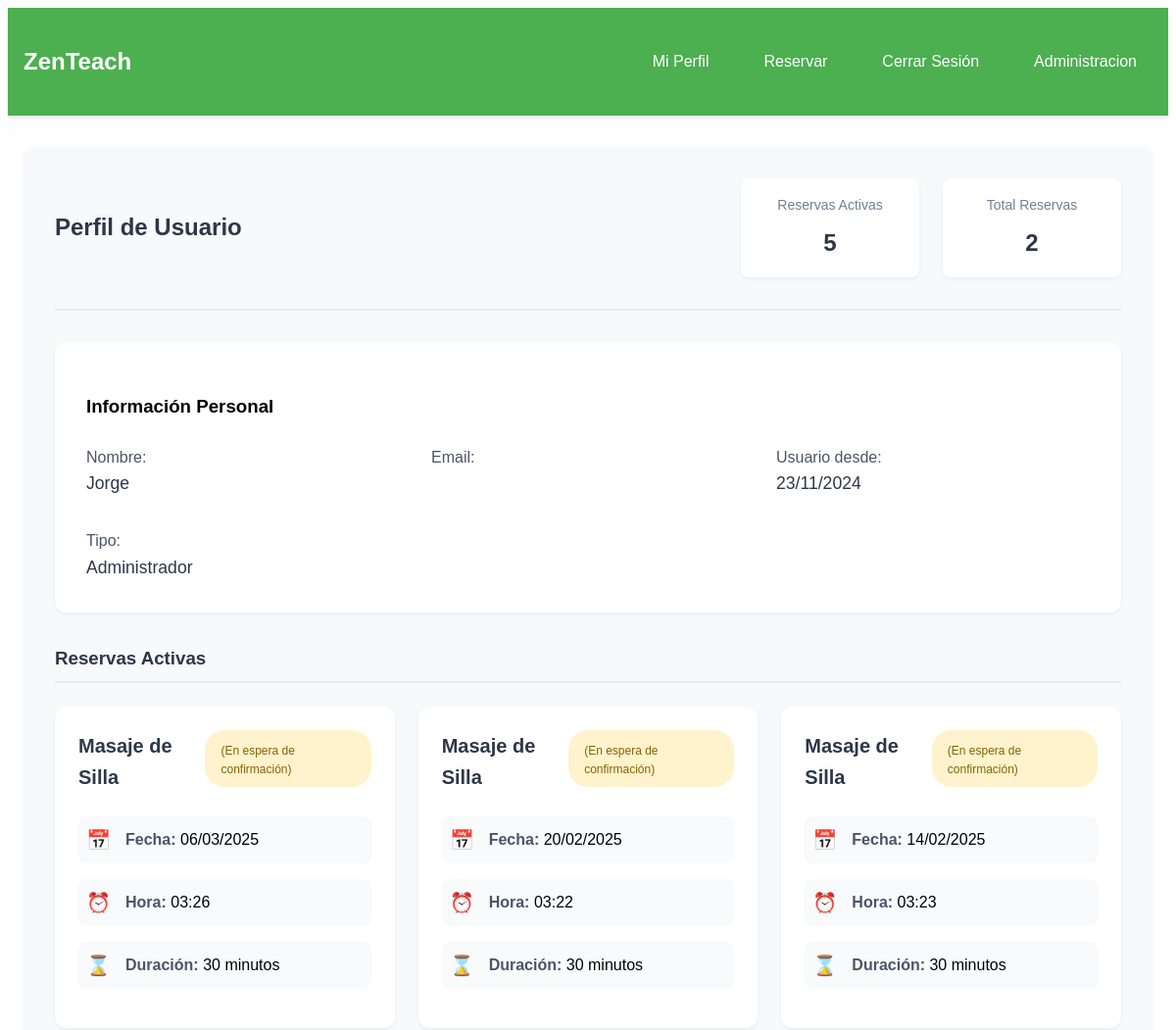
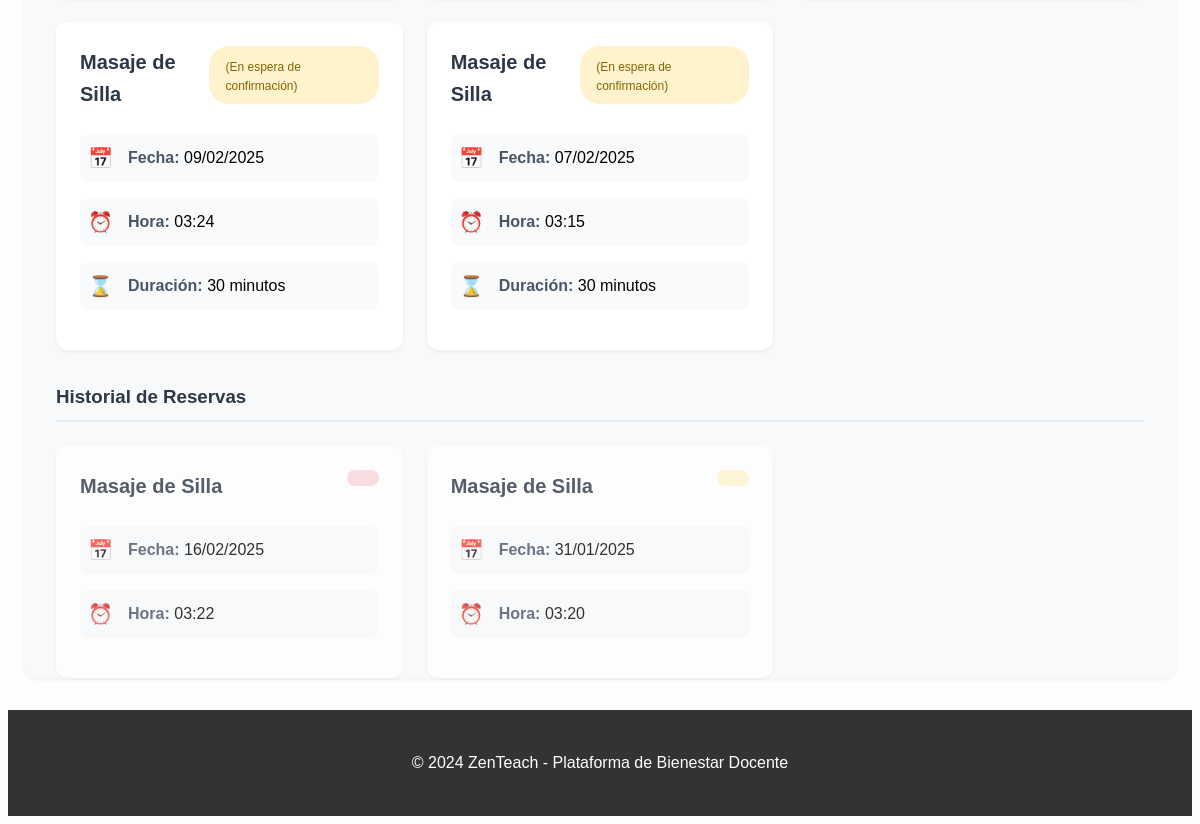
Screenshot of /perfil/ (signed in) with the database file from the repository (2 pictures, top to bottom).
### core/models.py (models this page shows, shortened)
class Usuario(AbstractUser):
    TIPO_USUARIO = (
        ('docente', 'Docente'),
        ('admin', 'Administrador')
    )
    tipo = models.CharField(max_length=10, choices=TIPO_USUARIO, default='docente')
    fecha_registro = models.DateTimeField(auto_now_add=True)

class Reserva(models.Model):
    usuario = models.ForeignKey(Usuario, on_delete=models.CASCADE, related_name='reservas')
    servicio = models.ForeignKey(Servicio, on_delete=models.CASCADE, related_name='reservas')
    fecha_hora = models.DateTimeField()
    estado = models.CharField(max_length=10, default='pendiente')
    creada = models.DateTimeField(auto_now_add=True)
    class Meta:
        verbose_name = "Reserva"
        verbose_name_plural = "Reservas"
        ordering = ['-fecha_hora']

class Servicio(models.Model):
    nombre = models.CharField(max_length=100)
    descripcion = models.TextField()
    duracion = models.IntegerField(help_text="Duración en minutos")
    precio = models.DecimalField(max_digits=10, decimal_places=2)
    activo = models.BooleanField(default=True)
    class Meta:
        verbose_name = "Servicio"
        verbose_name_plural = "Servicios"

### core/views.py (the view)
# urls.py: path('perfil/', views.profile, name='profile'),
@login_required
def profile(request):
    now = timezone.now()
    todas_reservas = Reserva.objects.filter(
        usuario=request.user
    ).select_related('servicio').order_by('-fecha_hora')
    reservas_activas = [reserva for reserva in todas_reservas if reserva.fecha_hora >= now and reserva.estado in ['pendiente', 'confirmada']]
    historial_reservas = [reserva for reserva in todas_reservas if reserva.fecha_hora < now or reserva.estado == 'cancelada']
    estadisticas = {
        'total_reservas': len(todas_reservas),
        'reservas_pendientes': sum(1 for r in reservas_activas if r.estado == 'pendiente'),
        'reservas_confirmadas': sum(1 for r in reservas_activas if r.estado == 'confirmada'),
        'reservas_completadas': sum(1 for r in reservas_activas if r.estado == 'confirmada'),
        'reservas_canceladas': sum(1 for r in todas_reservas if r.estado == 'cancelada'),
        'proxima_reserva': next((r for r in reservas_activas if r.fecha_hora > now), None),
        'servicios_favoritos': Servicio.objects.filter(
            reservas__usuario=request.user
        ).annotate(
            num_reservas=Count('reservas')
        ).order_by('-num_reservas')[:3]
    }
    context = {
        'user': request.user,
        'reservas_activas': reservas_activas,
        'historial_reservas': historial_reservas,
        'estadisticas': estadisticas,
        'ahora': now
    }
    return render(request, 'core/profile.html', context)

### templates/core/profile.html (shortened to what this page needs)
{% extends 'base.html' %}
{% block content %}
<div class="profile-container">
    <div class="profile-header">
        <h2>Perfil de Usuario</h2>
        <div class="profile-stats">
            <div class="stat-item">
                <span class="stat-label">Reservas Activas</span>
                <span class="stat-value">{{ reservas_activas|length }}</span>
            </div>
            <div class="stat-item">
                <span class="stat-label">Total Reservas</span>
                <span class="stat-value">{{ historial_reservas|length }}</span>
            </div>
        </div>
    </div>
    <div class="profile-info">
        <h3>Información Personal</h3>
        <div class="info-grid">
            <div class="info-group">
                <label>Nombre:</label>
                <p>{{ user.get_full_name }}</p>
            </div>
            <div class="info-group">
                <label>Email:</label>
            </div>
            <div class="info-group">
                <label>Usuario desde:</label>
                <p>{{ user.fecha_registro|date:"d/m/Y" }}</p>
            </div>
            <div class="info-group">
                <label>Tipo:</label>
                <p>{{ user.get_tipo_display }}</p>
            </div>
        </div>
    </div>
    <div class="reservas-section">
        <h3>Reservas Activas</h3>
        <div class="reservas-grid">
            {% if reservas_activas %}
                {% for reserva in reservas_activas %}
                    <div class="reserva-card">
                        <div class="reserva-header">
                            <h4>{{ reserva.servicio.nombre }}</h4>
                            <span class="estado {{ reserva.estado }}">
                                {% if reserva.estado == 'pendiente' %}
                                <small>(En espera de confirmación)</small>
                                {% endif %}
                            </span>
                        </div>
                        <div class="reserva-details">
                            <div class="detail-item">
                                <span class="detail-icon">📅</span>
                                <div class="detail-text">
                                    <strong>Fecha:</strong> {{ reserva.fecha_hora|date:"d/m/Y" }}
                                </div>
                            </div>
                            <div class="detail-item">
                                <span class="detail-icon">⏰</span>
                                <div class="detail-text">
                                    <strong>Hora:</strong> {{ reserva.fecha_hora|time:"H:i" }}
                                </div>
                            </div>
                            <div class="detail-item">
                                <span class="detail-icon">⌛</span>
                                <div class="detail-text">
                                    <strong>Duración:</strong> {{ reserva.servicio.duracion }} minutos
                                </div>
                            </div>
                        </div>
                    </div>
                {% endfor %}
            {% else %}
                <p class="no-reservas">No tienes reservas activas</p>
            {% endif %}
        </div>
    </div>
    <div class="historial-section">
        <h3>Historial de Reservas</h3>
        <div class="reservas-grid">
            {% if historial_reservas %}
                {% for reserva in historial_reservas %}
                    <div class="reserva-card historica">
                        <div class="reserva-header">
                            <h4>{{ reserva.servicio.nombre }}</h4>
                            <span class="estado {{ reserva.estado }}">{{ reserva.get_estado_display }}</span>
                        </div>
                        <div class="reserva-details">
                            <div class="detail-item">
                                <span class="detail-icon">📅</span>
                                <div class="detail-text">
                                    <strong>Fecha:</strong> {{ reserva.fecha_hora|date:"d/m/Y" }}
                                </div>
                            </div>
                            <div class="detail-item">
                                <span class="detail-icon">⏰</span>
                                <div class="detail-text">
                                    <strong>Hora:</strong> {{ reserva.fecha_hora|time:"H:i" }}
                                </div>
                            </div>
                        </div>
                    </div>
                {% endfor %}
            {% else %}
                <p class="no-reservas">No hay historial de reservas</p>
            {% endif %}
        </div>
    </div>
</div>
{% endblock %}

### templates/base.html (shortened to what this page needs)
<!DOCTYPE html>
<html lang="es">
<head>
    {% load static %}
</head>
<body class="page-background">
    <header>
        <nav>
            <h1><a href="{% url 'home' %}" style="color: white; text-decoration: none;">ZenTeach</a></h1>
            <div class="nav-links">
                {% if user.is_authenticated %}
                    <a href="{% url 'profile' %}">Mi Perfil</a>
                    <a href="{% url 'nueva_reserva' %}">Reservar</a>
                    <form method="post" action="{% url 'logout' %}" style="display: inline; margin: 0; padding: 0;">
                        <button type="submit" style="
                            background: none;
                            border: none;
                            color: white;
                            cursor: pointer;
                            padding: 0.5rem 1rem;
                            font: inherit;
                            border-radius: 4px;
                        ">Cerrar Sesión</button>
                    </form>
                    {% if user.tipo == 'admin' %}
                    <a href="{% url 'admin' %}" style="display:block;">Administracion</a>
                    {% endif %}
                {% else %}
                    <a href="{% url 'login' %}">Iniciar Sesión</a>
                    <a href="{% url 'register' %}">Registrarse</a>
                {% endif %}
            </div>
        </nav>
    </header>
    <main>
        <div class="content-wrapper">
            {% block content %}{% endblock %}
        </div>
    </main>
    <footer>
        <p>&copy; 2024 ZenTeach - Plataforma de Bienestar Docente</p>
    </footer>
</body>
</html>

### templates/core/profile.html (style rules this page uses)
.profile-container { max-width: 1200px; margin: 2rem auto; padding: 0 2rem; background-color: #f8f9fa; border-radius: 12px; box-shadow: 0 2px 4px rgba(0,0,0,0.05); }
.profile-header { display: flex; justify-content: space-between; align-items: center; margin-bottom: 2rem; padding: 2rem 0; border-bottom: 2px solid #e9ecef; }
.profile-header h2 { color: #2d3748; margin: 0; }
.profile-stats { display: flex; gap: 1.5rem; }
.stat-item { background: white; padding: 1rem; border-radius: 8px; box-shadow: 0 2px 4px rgba(0,0,0,0.05); text-align: center; min-width: 150px; }
.stat-label { display: block; color: #718096; font-size: 0.875rem; margin-bottom: 0.5rem; }
.stat-value { color: #2d3748; font-size: 1.5rem; font-weight: bold; }
.profile-info { background: white; padding: 2rem; border-radius: 12px; box-shadow: 0 2px 4px rgba(0,0,0,0.05); margin-bottom: 2rem; }
.info-grid { display: grid; grid-template-columns: repeat(auto-fit, minmax(250px, 1fr)); gap: 2rem; margin-top: 1.5rem; }
.info-group label { font-weight: 500; color: #4a5568; margin-bottom: 0.5rem; }
.info-group p { color: #2d3748; font-size: 1.1rem; margin: 0; }
.reservas-section, .historial-section { margin-bottom: 2rem; }
.reservas-section h3, .historial-section h3 { color: #2d3748; margin-bottom: 1.5rem; padding-bottom: 0.5rem; border-bottom: 2px solid #e9ecef; }
.reservas-grid { display: grid; grid-template-columns: repeat(auto-fill, minmax(300px, 1fr)); gap: 1.5rem; }
.reserva-card { background: white; padding: 1.5rem; border-radius: 12px; box-shadow: 0 2px 4px rgba(0,0,0,0.05); transition: all 0.3s ease; }
.reserva-header { display: flex; justify-content: space-between; align-items: flex-start; margin-bottom: 1.5rem; }
.reserva-header h4 { color: #2d3748; margin: 0; font-size: 1.25rem; }
.estado { display: inline-flex; flex-direction: column; align-items: center; padding: 0.5rem 1rem; border-radius: 20px; font-size: 0.875rem; font-weight: 500; }
.estado small { font-size: 0.75rem; margin-top: 0.25rem; }
.estado.pendiente { background: #fff3cd; color: #856404; }
.estado.cancelada { background: #f8d7da; color: #721c24; }
.detail-item { display: flex; align-items: center; margin-bottom: 1rem; padding: 0.5rem; background: #f8fafc; border-radius: 8px; }
.detail-icon { margin-right: 1rem; font-size: 1.25rem; width: 24px; text-align: center; }
.detail-text { flex: 1; }
.detail-text strong { color: #4a5568; }
.historica { opacity: 0.8; }

### templates/base.html (style rules this page uses)
:root { --primary-color: #4CAF50; --primary-dark: #45a049; --text-color: #333; --bg-color: #f8f9fa; --shadow: 0 2px 4px rgba(0,0,0,0.1); }
body { font-family: 'Poppins', sans-serif; line-height: 1.6; background: var(--bg-color); background-image: linear-gradient(rgba(255, 255, 255, 0.9), rgba(255, 255, 255, 0.9)), url('/static/img/background.jpg'); background-size: cover; background-attachment: fixed; }
header { background-color: var(--primary-color); box-shadow: var(--shadow); padding: 1rem; position: sticky; top: 0; z-index: 1000; }
nav { max-width: 1200px; margin: 0 auto; display: flex; justify-content: space-between; align-items: center; }
.nav-links { display: flex; gap: 1.5rem; align-items: center; }
.nav-links a, .nav-links button { color: white; text-decoration: none; padding: 0.5rem 1rem; border-radius: 4px; transition: all 0.3s ease; }
main { max-width: 1200px; margin: 2rem auto; padding: 0 1rem; min-height: calc(100vh - 180px); }
footer { background-color: #333; color: white; text-align: center; padding: 1.5rem; margin-top: auto; }

### rows the page displays
Usuario: get_full_name "Jorge", fecha_registro "23/11/2024", tipo "Administrador"
Reserva: servicio.nombre "Masaje de Silla", estado "(En espera de confirmación)", fecha_hora "06/03/2025", fecha_hora "03:26", servicio.duracion "30"
Reserva: servicio.nombre "Masaje de Silla", estado "(En espera de confirmación)", fecha_hora "20/02/2025", fecha_hora "03:22", servicio.duracion "30"
Reserva: servicio.nombre "Masaje de Silla", estado "(En espera de confirmación)", fecha_hora "14/02/2025", fecha_hora "03:23", servicio.duracion "30"
Reserva: servicio.nombre "Masaje de Silla", estado "(En espera de confirmación)", fecha_hora "09/02/2025", fecha_hora "03:24", servicio.duracion "30"
Reserva: servicio.nombre "Masaje de Silla", estado "(En espera de confirmación)", fecha_hora "07/02/2025", fecha_hora "03:15", servicio.duracion "30"
Reserva: servicio.nombre "Masaje de Silla", fecha_hora "16/02/2025", fecha_hora "03:22"
Reserva: servicio.nombre "Masaje de Silla", fecha_hora "31/01/2025", fecha_hora "03:20"

### other values shown
{{ reservas_activas|length }} "5"
{{ historial_reservas|length }} "2"
